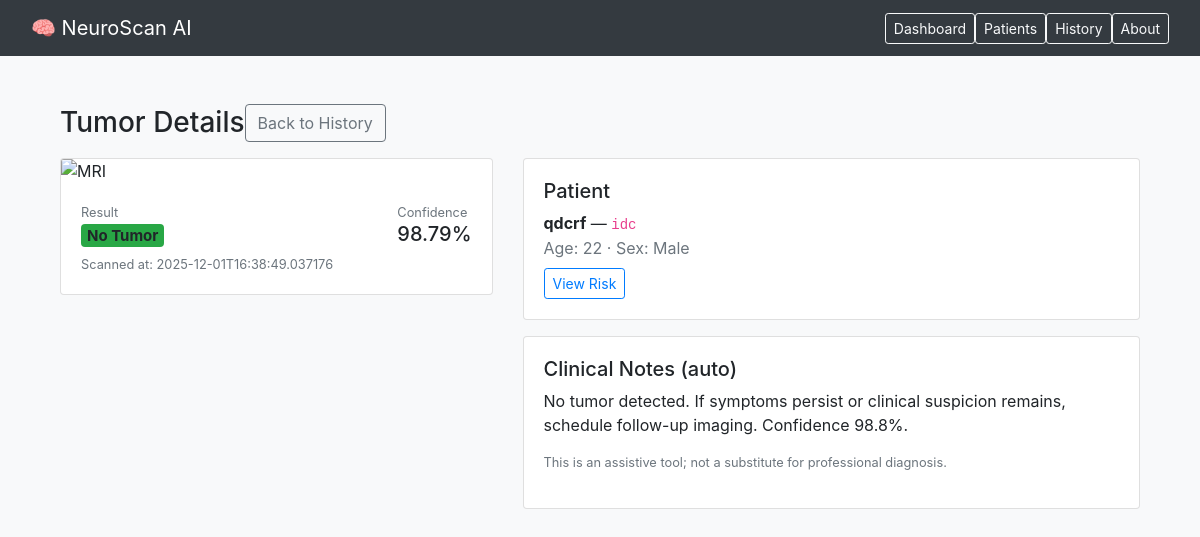
The page /tumor/27 on the database its author committed.
### tables this page shows
CREATE TABLE scans (
                id INTEGER PRIMARY KEY AUTOINCREMENT,
                filename TEXT NOT NULL,
                label TEXT NOT NULL,
                confidence REAL NOT NULL,
                created_at TEXT NOT NULL
            , patient_id TEXT);

CREATE TABLE patients (
                id INTEGER PRIMARY KEY AUTOINCREMENT,
                patient_id TEXT UNIQUE NOT NULL,
                name TEXT NOT NULL,
                age INTEGER,
                sex TEXT,
                created_at TEXT NOT NULL
            );

### app.py (the view)
@app.route("/tumor/<int:scan_id>")
def tumor_details(scan_id):
    scan = get_scan(scan_id)
    if not scan:
        return "Scan not found", 404
    patient = get_patient(scan["patient_id"])
    image_url = url_for("static", filename=f"uploads/{scan['filename']}")
    return render_template("Tumordetails.html", scan=scan, patient=patient, image_url=image_url)

### app.py (called while the page is built)
def DB():
    return sqlite3.connect(DB_PATH)

def get_patient(patient_id: str):
    with DB() as con:
        con.row_factory = sqlite3.Row
        cur = con.cursor()
        cur.execute("SELECT * FROM patients WHERE patient_id=?", (patient_id,))
        r = cur.fetchone()
        return dict(r) if r else None

def get_scan(scan_id: int):
    with DB() as con:
        con.row_factory = sqlite3.Row
        cur = con.cursor()
        cur.execute("SELECT * FROM scans WHERE id=?", (scan_id,))
        r = cur.fetchone()
        return dict(r) if r else None

### templates/tumordetails.html
{% extends "base.html" %}
{% block content %}
<div class="container py-4">
  <div class="d-flex align-items-center mb-3">
    <h3 class="mb-0">Tumor Details</h3>
    <a class="btn btn-outline-secondary ms-auto" href="{{ url_for('history') }}">Back to History</a>
  </div>
  <div class="row g-3">
    <div class="col-lg-5">
      <div class="card shadow-sm">
        <img src="{{ image_url }}" class="card-img-top" alt="MRI" style="object-fit:cover; max-height:420px;">
        <div class="card-body">
          <div class="d-flex justify-content-between">
            <div>
              <div class="text-muted small">Result</div>
              <div class="h5 mb-0">
                <span class="badge {{ 'bg-danger' if scan.label=='Tumor' else 'bg-success' }}">{{ scan.label }}</span>
              </div>
            </div>
            <div class="text-end">
              <div class="text-muted small">Confidence</div>
              <div class="h5 mb-0">{{ (scan.confidence * 100) | round(2) }}%</div>
            </div>
          </div>
          <div class="text-muted small mt-2">Scanned at: {{ scan.created_at }}</div>
        </div>
      </div>
    </div>
    <div class="col-lg-7">
      <div class="card shadow-sm mb-3">
        <div class="card-body">
          <h5>Patient</h5>
          <div><b>{{ patient.name }}</b> — <code>{{ patient.patient_id }}</code></div>
          <div class="text-muted">Age: {{ patient.age or 'N/A' }} · Sex: {{ patient.sex or 'N/A' }}</div>
          <div class="mt-2">
            <a class="btn btn-sm btn-outline-primary" href="{{ url_for('risk', patient_id=patient.patient_id) }}">View Risk</a>
          </div>
        </div>
      </div>
      <div class="card shadow-sm">
        <div class="card-body">
          <h5>Clinical Notes (auto)</h5>
          {% if scan.label == 'Tumor' %}
            <p>Model indicates tumor presence. Consider follow-up MRI with contrast and clinical correlation. Confidence {{ (scan.confidence*100)|round(1) }}%.</p>
          {% else %}
            <p>No tumor detected. If symptoms persist or clinical suspicion remains, schedule follow-up imaging. Confidence {{ (scan.confidence*100)|round(1) }}%.</p>
          {% endif %}
          <p class="small text-muted">This is an assistive tool; not a substitute for professional diagnosis.</p>
        </div>
      </div>
    </div>
  </div>
</div>
{% endblock %}

### rows shown on the page
scans: label "No Tumor", (scan.confidence*100)|round(2) "98.79", created_at "2025-12-01T16:38:49.037176", (scan.confidence*100)|round(1) "98.8"
patients: name "qdcrf", patient_id "idc", age "22", sex "Male"
